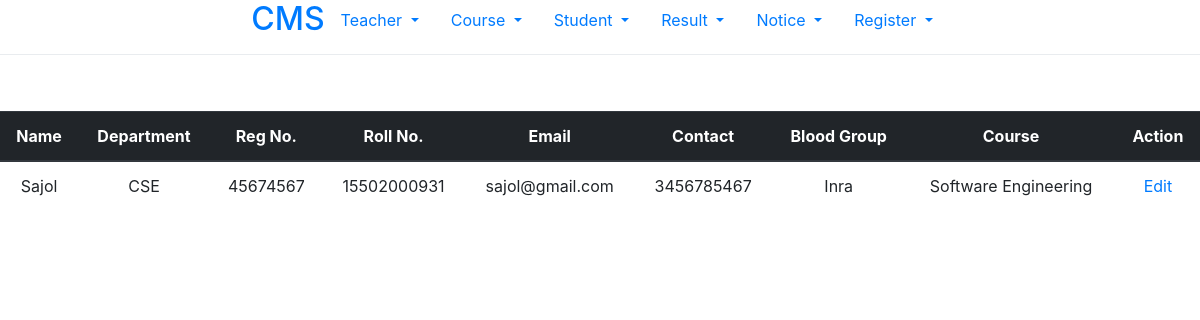
The app's page /student/index/ (signed in) with its own data.
### student/models.py (models this page shows, shortened)
class Student(models.Model):
    department_choice = (
        ('CSE', 'CSE'),
        ('ECE', 'ECE'),
        ('BBA', 'BBA')
    )
    blood_group_choice = (
        ('A+', 'A+'),
        ('A-', 'A-'),
        ('B+', 'B+'),
        ('AB+', 'AB+'),
        ('AB-', 'AB-'),
        ('O+', 'O+'),
        ('O-', 'O-'),
        ('Inra', 'Inra'),
        ('Bombay', 'Bombay'),
        ('Gold', 'Gold'),
    )
    name = models.CharField(max_length=255)
    department = models.CharField(choices=department_choice, max_length=15)
    registration = models.CharField(max_length=25)
    roll = models.CharField(max_length=15)
    email = models.EmailField(max_length=50)
    contact = models.CharField(max_length=25)
    blood_group = models.CharField(choices=blood_group_choice, max_length=15)
    course = models.ForeignKey(Course, on_delete=models.CASCADE)

### courses/models.py (models this page shows)
class Course(models.Model):
    name = models.CharField(max_length=200)
    code = models.CharField(max_length=15)
    teacher = models.ForeignKey(Teacher, on_delete=models.CASCADE, null=True)
    def __str__(self):
        return self.name

### student/views.py (the view)
# urls.py: path('index/', views.index, name = 'show_course'),
@login_required(login_url='/')
def index(request):
    index = Student.objects.all()
    context = {
        'index': index
    }
    return  render(request, 'student/index.html', context)

### templates/student/index.html
{% extends 'base/base.html' %}
{% block content %}
<div class="dropdown-divider"></div> <br><br>
<div class="bs-example">
    <table class="table text-center">
        <thead class="thead-dark">
            <tr>
                <th>Name</th>
                <th>Department</th>
                <th>Reg No.</th>
                <th>Roll No.</th>
                <th>Email</th>
                <th>Contact</th>
                <th>Blood Group</th>
                <th>Course</th>
                <th>Action</th>
            </tr>
        </thead>
        <tbody>
        {% for student in index %}
            <tr>
                <td>{{ student.name }}</td>
                <td>{{ student.department }}</td>
                <td>{{ student.registration }}</td>
                <td>{{ student.roll }}</td>
                <td>{{ student.email }}</td>
                <td>{{ student.contact }}</td>
                <td>{{ student.blood_group }}</td>
                <td>{{ student.course }}</td>
                <td><a href="{% url 'edit_student' student.id %}">Edit</a></td>
            </tr>
        {% endfor %}
        </tbody>
    </table>
</div>
{% endblock %}

### records on screen
Student: name "Sajol", department "CSE", registration "45674567", roll "15502000931", email "sajol@gmail.com", contact "3456785467", blood_group "Inra", course "Software Engineering"
